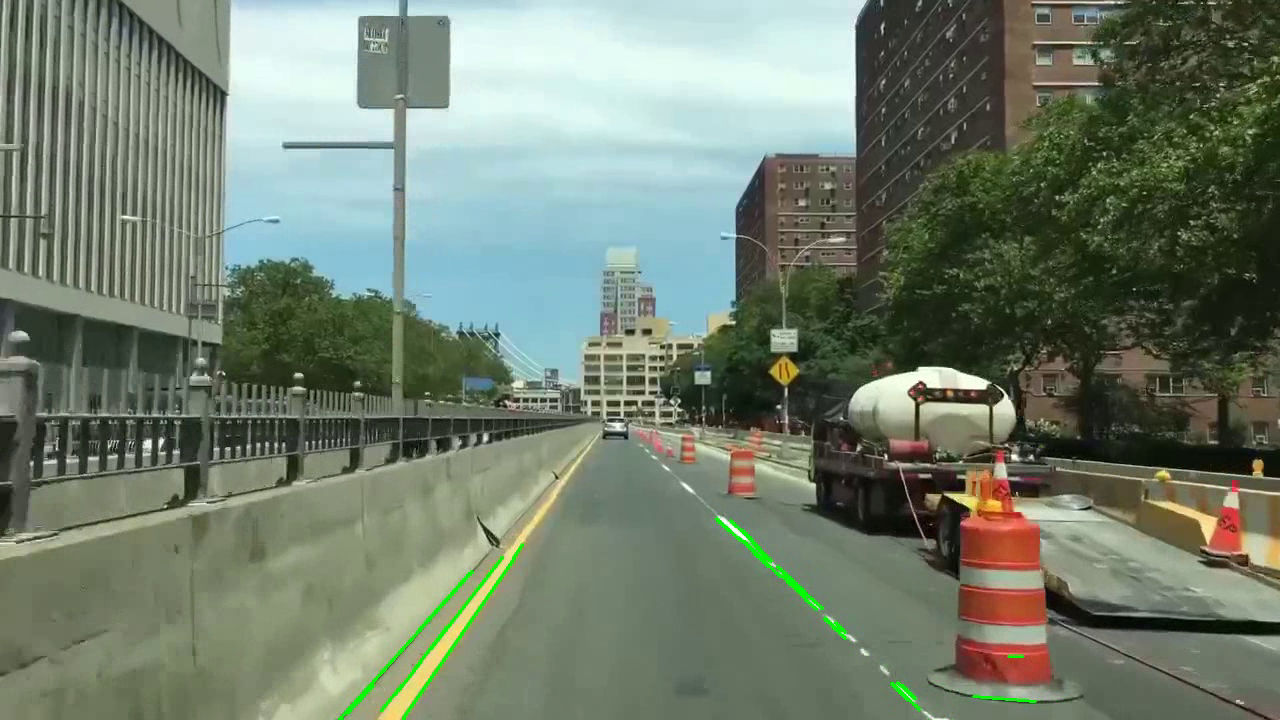
#> input picture frame 5 of Scripts/Miscellaneous/Road Lanes Detector/Manhattan_detection.avi, 1280 x 720 px, given in place of lane_vid2.mp4, which was not available
$ python detection_on_vid.py
#> lines starting #> are read from the running program, lines starting #| are printed output that depends on the picture; after the words box and inside, x2 and y2 are one past the last pixel; in counts of white or black regions, pixels touching at a corner belong together; pictures that were not available may be replaced by others from this repository, and a replacement may not be noted
#> further down, frame is the input picture: shape (720, 1280, 3); mean B, G, R 108.6, 125.3, 113.1
# Imports
import cv2
import numpy as np


# ROI
def roi(image, vertices):
    mask = np.zeros_like(image)
    mask_color = 255
    cv2.fillPoly(mask, vertices, mask_color)
    cropped_img = cv2.bitwise_and(image, mask)
    return cropped_img


# Draw Hough Lines
def draw_lines(image, hough_lines):
    for line in hough_lines:
        x1, y1, x2, y2 = line[0]
        cv2.line(image, (x1, y1), (x2, y2), (0, 255, 0), 2)

    return image


# Process image for detection
def process(img):
    height = img.shape[0]
    width = img.shape[1]

    # ROI vertices
    roi_vertices = [(0, 650), (2 * width / 3, 2 * height / 3), (width, 1000)]

    # Convert to Grayscale and apply dilations
    gray_img = cv2.cvtColor(img, cv2.COLOR_BGR2GRAY)
    gray_img = cv2.dilate(gray_img, kernel=np.ones((3, 3), np.uint8))
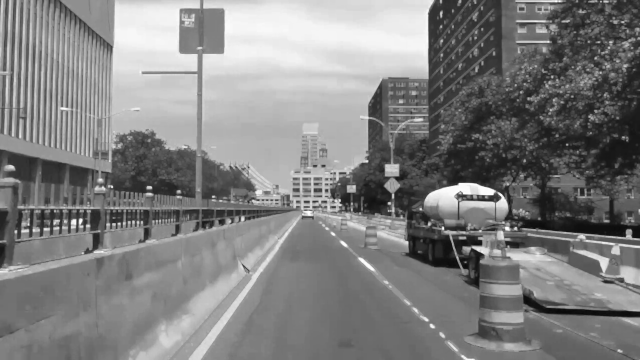
#> gray_img: shape (720, 1280) (shown at 1/2 size); min 8, max 255, mean 128.5

    # Find edges using Canny method
    canny = cv2.Canny(gray_img, 130, 220)
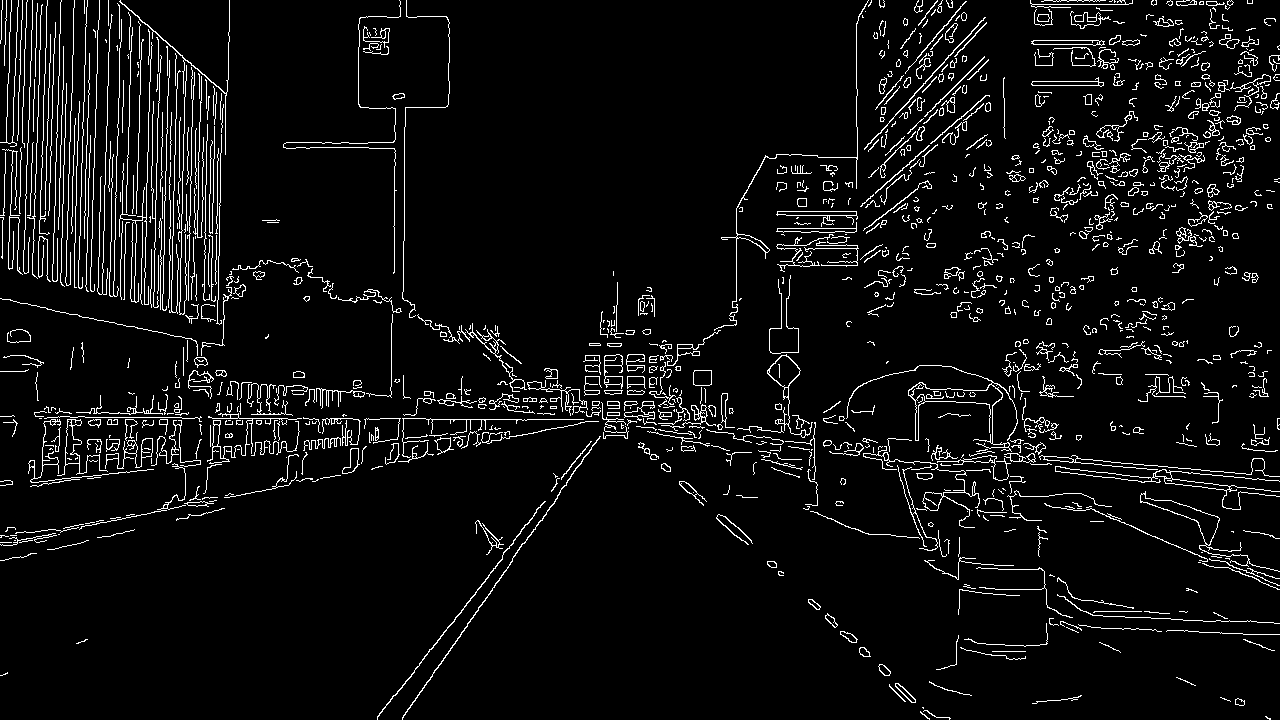
#> canny: shape (720, 1280); 5.7% white in thin lines or dots

    roi_img = roi(canny, np.array([roi_vertices], np.int32))
#> in roi, `cv2.fillPoly(mask, vertices, mask_color)`:
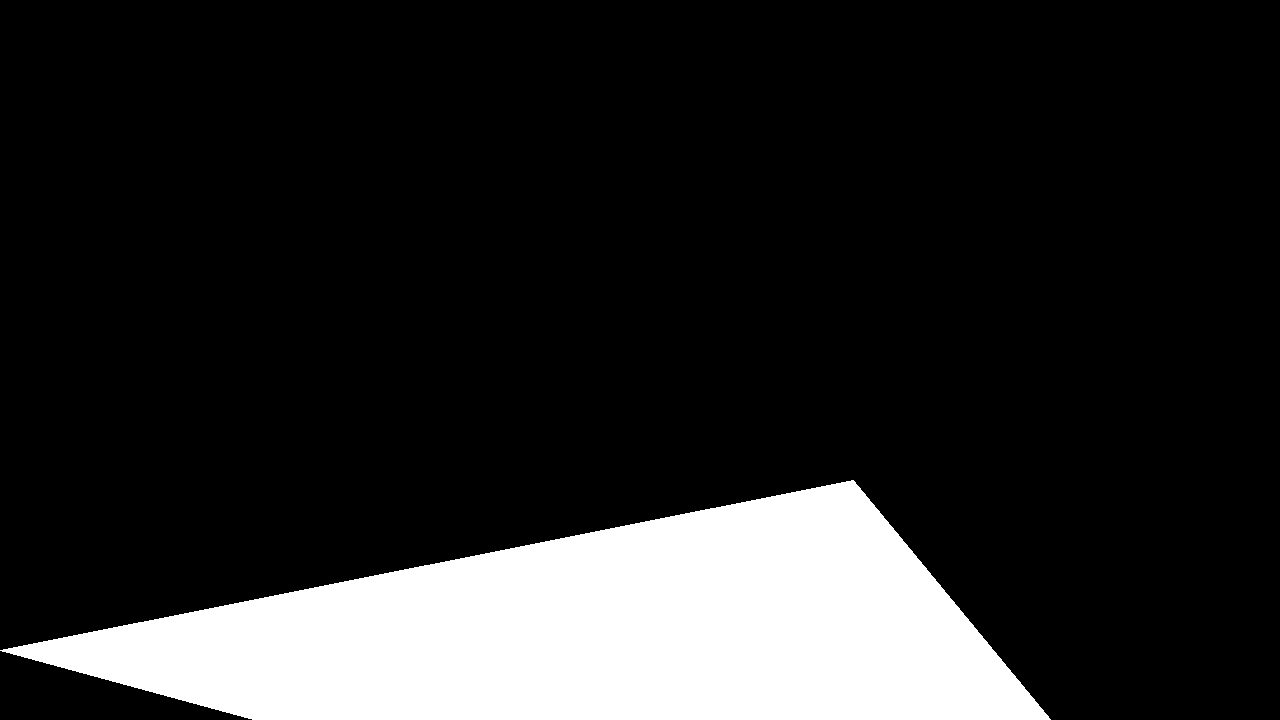
#> mask: shape (720, 1280); 16% white; 1 white region, box (x1, y1, x2, y2) and area: (0, 480, 1051, 720) 147247
#> in roi, `cropped_img = cv2.bitwise_and(image, mask)`:
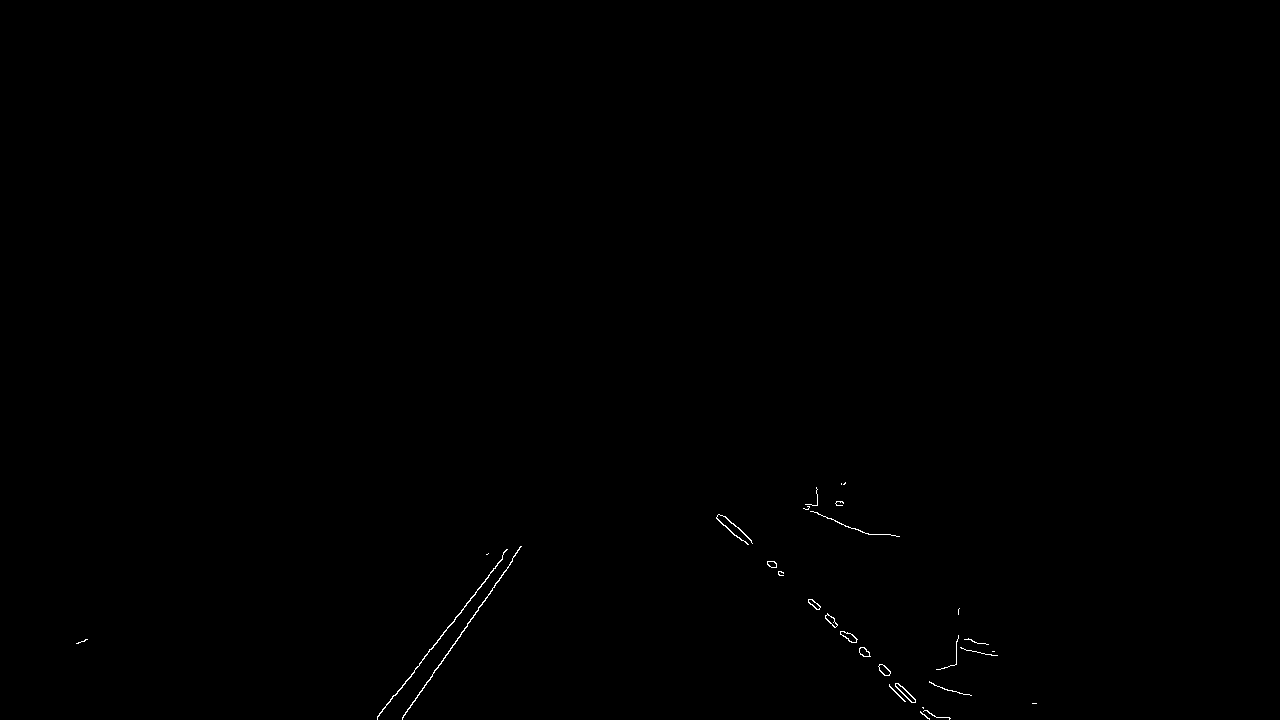
#> cropped_img: shape (720, 1280); 0.16% white in thin lines or dots, all inside (x1, y1, x2, y2) = (76, 482, 1037, 720)

    lines = cv2.HoughLinesP(
        roi_img, 1, np.pi / 180, threshold=10, minLineLength=15, maxLineGap=2
    )
#> lines = 19 rows, first 6: [388, 703, 502, 557], [733, 523, 751, 541], [402, 717, 512, 560], [895, 685, 913, 702], [889, 685, 904, 701], [835, 521, 865, 533]

    final_img = draw_lines(img, lines)
#> the loop in draw_lines, `for line in hough_lines:` made 19 passes

    return final_img


cap = cv2.VideoCapture("./Data/lane_vid2.mp4")

frame_width = int(cap.get(cv2.CAP_PROP_FRAME_WIDTH))
frame_height = int(cap.get(cv2.CAP_PROP_FRAME_HEIGHT))

fourcc = cv2.VideoWriter_fourcc(*"XVID")
saved_frame = cv2.VideoWriter(
    "lane_detection.avi", fourcc, 30.0, (frame_width, frame_height)
)

while cap.isOpened():
    ret, frame = cap.read()

    try:
        frame = process(frame)

        saved_frame.write(frame)
        cv2.imshow("frame", frame)

        if cv2.waitKey(1) & 0xFF == 27:
#> (key Esc is pressed here)
            break

    except Exception:
        break

cap.release()
saved_frame.release()
cv2.destroyAllWindows()

$ run again, starting later in the video
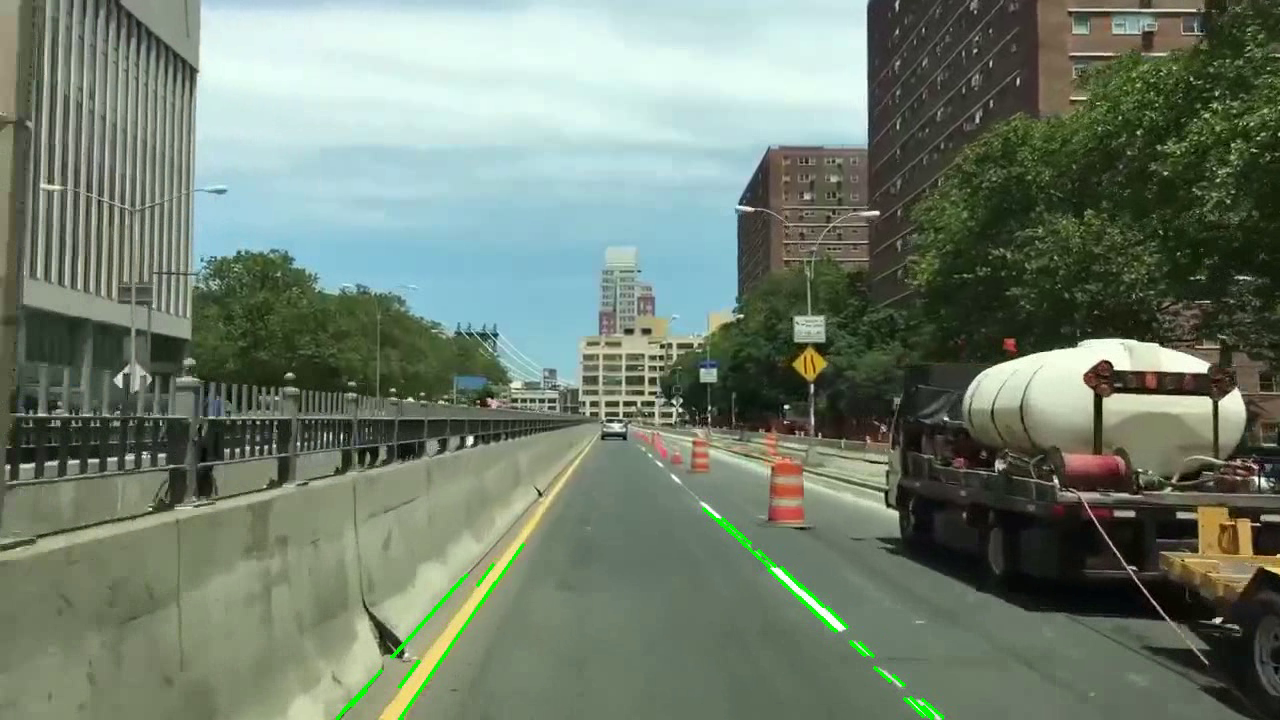
#> input picture frame 22 of Scripts/Miscellaneous/Road Lanes Detector/Manhattan_detection.avi, 1280 x 720 px, given in place of lane_vid2.mp4, which was not available
#> frame is the input picture: shape (720, 1280, 3); mean B, G, R 109.7, 125.5, 112.1
#> in process, `canny = cv2.Canny(gray_img, 130, 220)`:
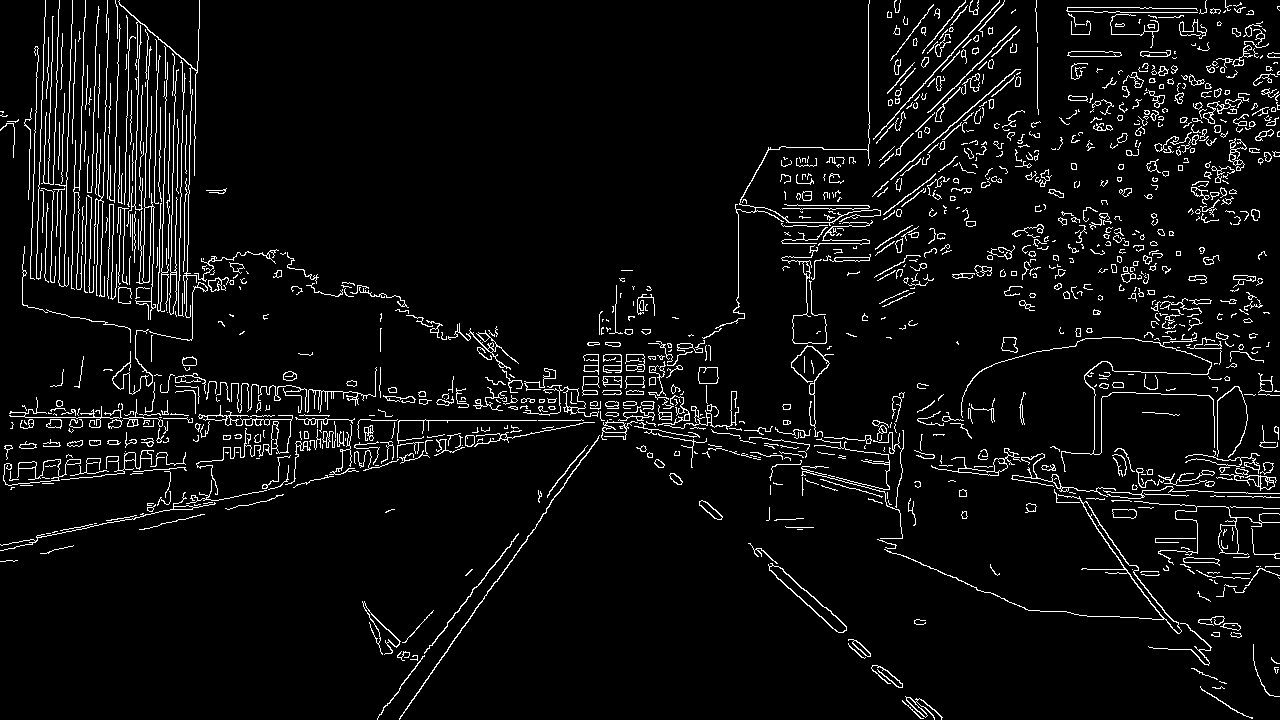
#> canny: shape (720, 1280); 5.4% white in thin lines or dots
#> mask: shape (720, 1280); 16% white; 1 white region, box (x1, y1, x2, y2) and area: (0, 480, 1051, 720) 147247
#> in roi, `cropped_img = cv2.bitwise_and(image, mask)`:
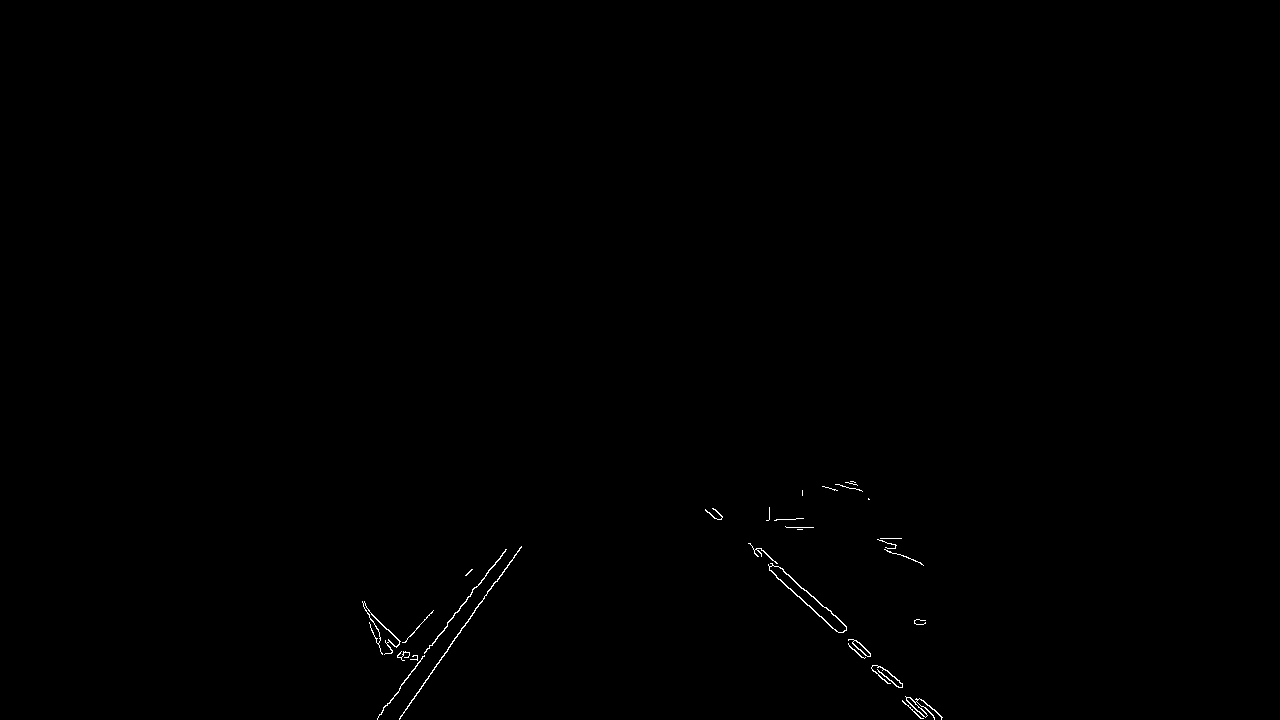
#> cropped_img: shape (720, 1280); 0.22% white in thin lines or dots, all inside (x1, y1, x2, y2) = (362, 481, 943, 720)
#> lines = 27 rows, first 6: [773, 573, 838, 632], [430, 673, 475, 610], [788, 574, 804, 590], [908, 697, 927, 715], [399, 688, 424, 655], [422, 656, 472, 592]
#> the loop in draw_lines, `for line in hough_lines:` made 27 passes

$ run again, starting later in the video
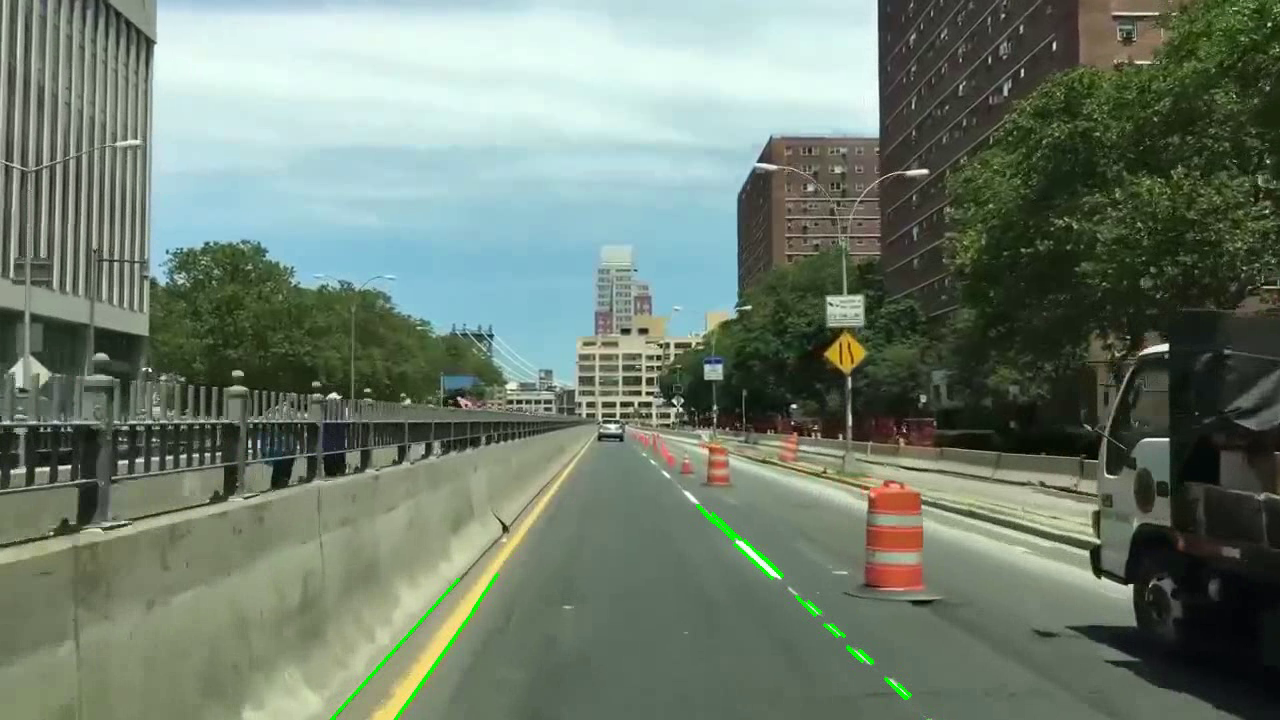
#> input picture frame 40 of Scripts/Miscellaneous/Road Lanes Detector/Manhattan_detection.avi, 1280 x 720 px, given in place of lane_vid2.mp4, which was not available
#> frame is the input picture: shape (720, 1280, 3); mean B, G, R 109.9, 124.5, 110.5
#> in process, `canny = cv2.Canny(gray_img, 130, 220)`:
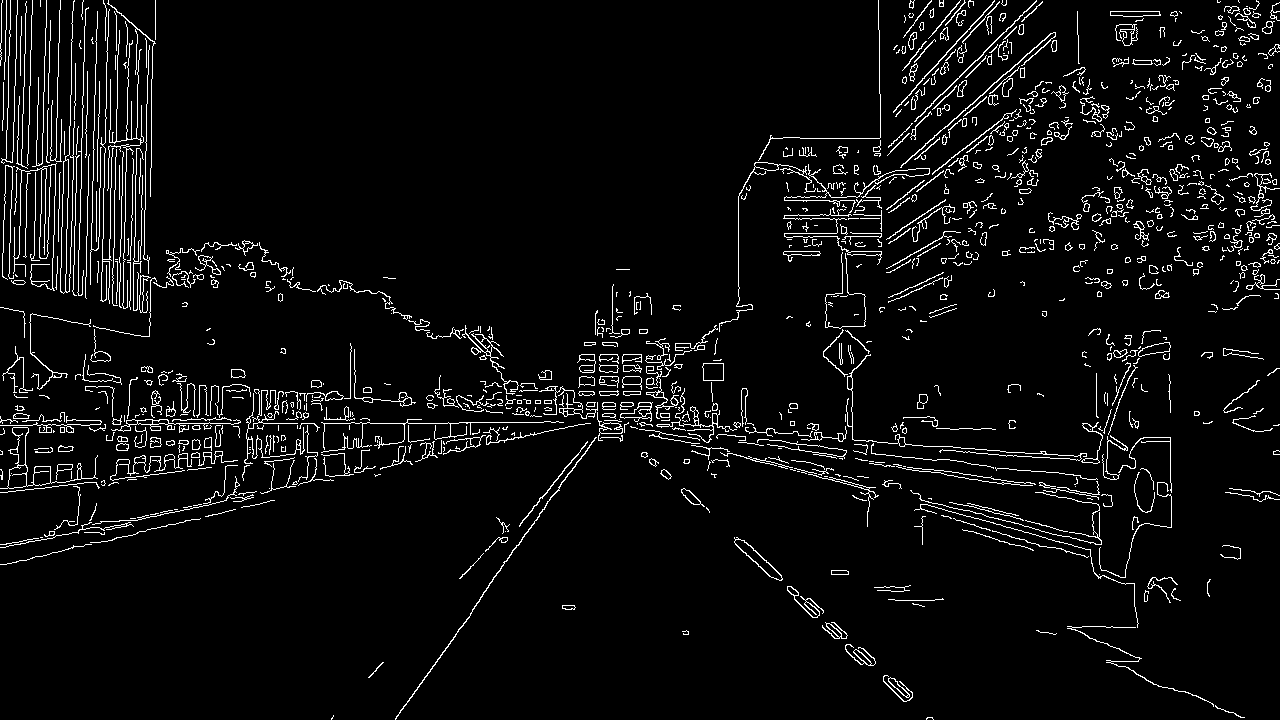
#> canny: shape (720, 1280); 5% white in thin lines or dots
#> mask: shape (720, 1280); 16% white; 1 white region, box (x1, y1, x2, y2) and area: (0, 480, 1051, 720) 147247
#> in roi, `cropped_img = cv2.bitwise_and(image, mask)`:
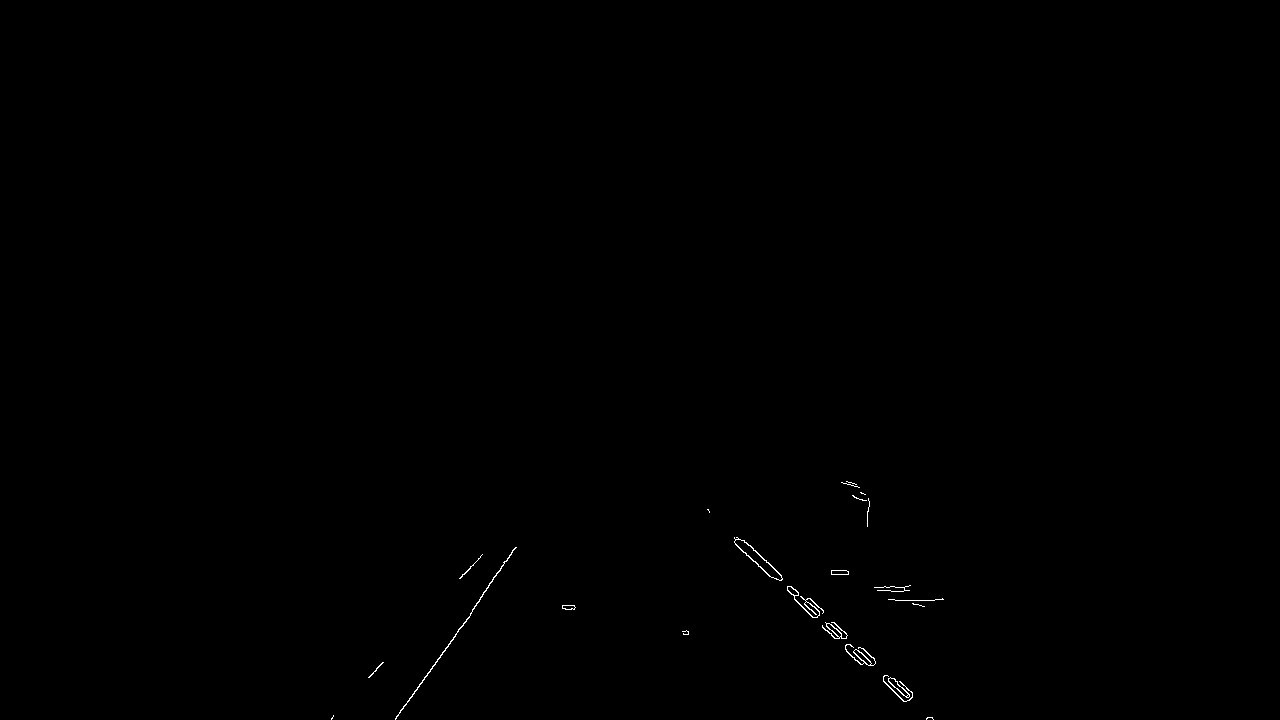
#> cropped_img: shape (720, 1280); 0.16% white in thin lines or dots, all inside (x1, y1, x2, y2) = (331, 481, 944, 720)
#> lines = 16 rows, first 6: [480, 597, 515, 547], [738, 547, 762, 568], [396, 716, 474, 608], [883, 681, 903, 701], [744, 540, 781, 576], [395, 719, 455, 636]
#> the loop in draw_lines, `for line in hough_lines:` made 16 passes
